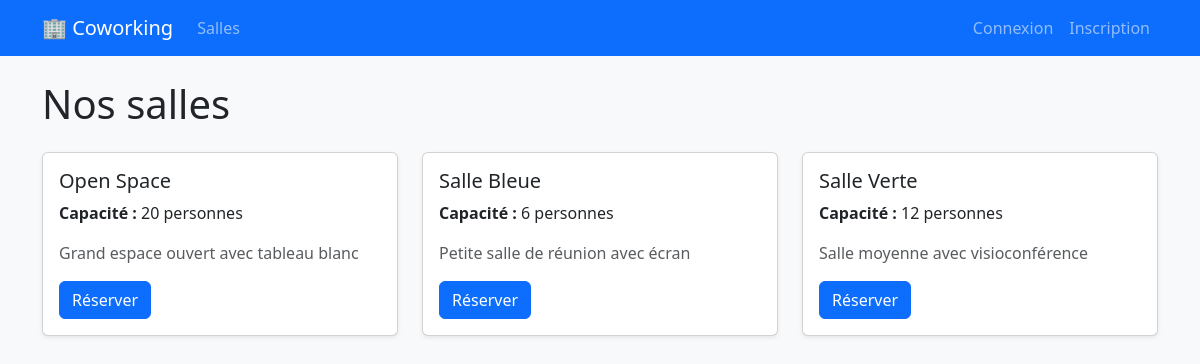
The page / on the database its author committed.
### tables this page shows
CREATE TABLE salles (
        id INTEGER PRIMARY KEY AUTOINCREMENT,
        nom TEXT NOT NULL,
        capacite INTEGER NOT NULL,
        description TEXT
    );

### app.py (the view)
@app.route('/')
def index():
    conn = get_db()
    salles = conn.execute("SELECT * FROM salles ORDER BY nom").fetchall()
    conn.close()
    return render_template('index.html', salles=salles)

### app.py (called while the page is built)
def get_db():
    conn = sqlite3.connect(DATABASE)
    conn.row_factory = sqlite3.Row
    return conn

### templates/index.html (shortened to what this page needs)
{% extends 'base.html' %}
{% block content %}
<h1 class="mb-4">Nos salles</h1>
<div class="row">
    {% for salle in salles %}
    <div class="col-md-4 mb-3">
        <div class="card shadow-sm">
            <div class="card-body">
                <h5 class="card-title">{{ salle.nom }}</h5>
                <p class="card-text"><strong>Capacité :</strong> {{ salle.capacite }} personnes</p>
                <p class="card-text text-muted">{{ salle.description or '' }}</p>
                <a href="{{ url_for('reserver', salle_id=salle.id) }}" class="btn btn-primary">Réserver</a>
            </div>
        </div>
    </div>
    {% else %}
    <p>Aucune salle disponible pour le moment.</p>
    {% endfor %}
</div>
{% endblock %}

### templates/base.html (shortened to what this page needs)
<!DOCTYPE html>
<html lang="fr">
<head>
    <link href="https://cdn.jsdelivr.net/npm/bootstrap@5.3.2/dist/css/bootstrap.min.css" rel="stylesheet">
</head>
<body class="bg-light">
<nav class="navbar navbar-expand-lg navbar-dark bg-primary">
    <div class="container">
        <a class="navbar-brand" href="{{ url_for('index') }}">🏢 Coworking</a>
        <div class="collapse navbar-collapse">
            <ul class="navbar-nav me-auto">
                <li class="nav-item"><a class="nav-link" href="{{ url_for('index') }}">Salles</a></li>
            </ul>
            <ul class="navbar-nav">
                {% if session.user_id %}
                    <li class="nav-item"><span class="navbar-text text-white me-3">👤 {{ session.nom }}</span></li>
                    <li class="nav-item"><a class="btn btn-outline-light btn-sm" href="{{ url_for('logout') }}">Déconnexion</a></li>
                {% else %}
                    <li class="nav-item"><a class="nav-link" href="{{ url_for('login') }}">Connexion</a></li>
                    <li class="nav-item"><a class="nav-link" href="{{ url_for('register') }}">Inscription</a></li>
                {% endif %}
            </ul>
        </div>
    </div>
</nav>
<div class="container mt-4">
    {% block content %}{% endblock %}
</div>
</body>
</html>

### rows shown on the page
salles: nom "Open Space", capacite "20", description "Grand espace ouvert avec tableau blanc"
salles: nom "Salle Bleue", capacite "6", description "Petite salle de réunion avec écran"
salles: nom "Salle Verte", capacite "12", description "Salle moyenne avec visioconférence"
